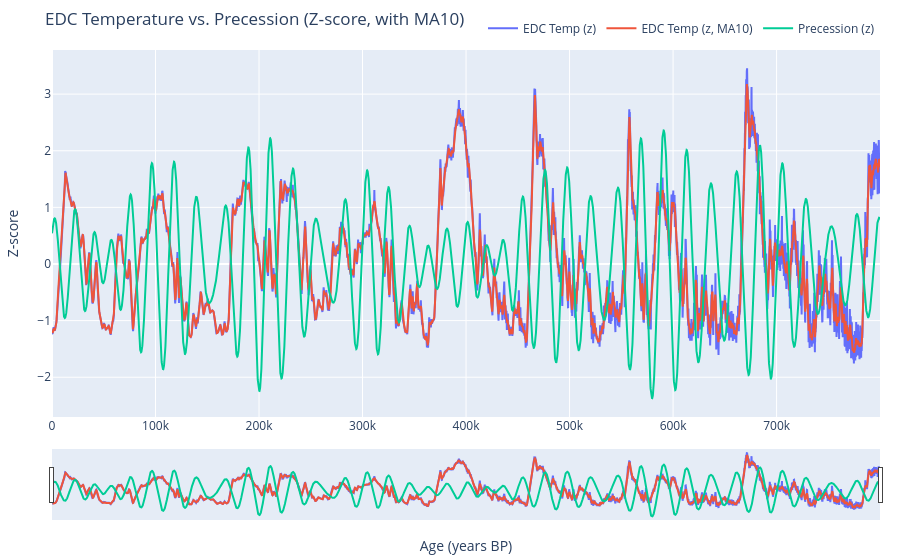

This figure's notebook cell:
### Markdown cell above
# Smooth the data

### Code cell
import pandas as pd
import plotly.graph_objects as go
from scipy.stats import zscore
import matplotlib.pyplot as plt
import numpy as np

# 1) Load the data
df_edc = pd.read_csv(r"D:\VScode\Inso_LGMR\icecore_data\edc_temp.csv")
df_pre = pd.read_csv(r"D:\VScode\Inso_LGMR\inso_data\pre_800.csv")

# 2) Compute z‑scores
df_edc['temp_z'] = zscore(df_edc['temp'])
df_pre['pre_z']  = zscore(df_pre['pre'])

# 3) Smooth the EDC temp with a 10‑point moving average
df_edc['temp_z_smooth'] = df_edc['temp_z'].rolling(window=10, center=True).mean()

# --- Plotly interactive figure ---
fig = go.Figure()

# raw z‑score
fig.add_trace(go.Scatter(
    x=df_edc['age'],
    y=df_edc['temp_z'],
    mode='lines',
    name='EDC Temp (z)',
    line=dict(width=2)
))

# smoothed
fig.add_trace(go.Scatter(
    x=df_edc['age'],
    y=df_edc['temp_z_smooth'],
    mode='lines',
    name='EDC Temp (z, MA10)',
    line=dict(width=2)
))

# precession
fig.add_trace(go.Scatter(
    x=df_pre['age'],
    y=df_pre['pre_z'],
    mode='lines',
    name='Precession (z)',
    line=dict(width=2)
))

fig.update_layout(
    title="EDC Temperature vs. Precession (Z‑score, with MA10)",
    xaxis_title="Age (years BP)",
    yaxis_title="Z‑score",
    hovermode="x unified",
    legend=dict(orientation="h", yanchor="bottom", y=1.02, xanchor="right", x=1),
    xaxis=dict(rangeslider=dict(visible=True), type="linear"),
    margin=dict(t=50, b=40, l=40, r=20)
)

fig.show()

# --- Static Matplotlib figure ---
plt.figure(figsize=(10, 2))
plt.plot(df_edc['age'], df_edc['temp_z'],           label='EDC Temp (z)',      alpha=0.6)
plt.plot(df_edc['age'], df_edc['temp_z_smooth'],    label='EDC Temp MA10 (z)', linewidth=2)
plt.plot(df_pre['age'], df_pre['pre_z'],            label='Precession (z)',    alpha=0.8)

plt.xlabel('Age (years)')
plt.ylabel('Z-score')
plt.legend()
plt.tight_layout()
plt.show()

### Figure 1 — Plotly figure (JSON) as saved in the notebook; plotly's stock layout.template omitted (floating-point values rounded to 4 significant figures; data arrays with more than 128 entries replaced by an {"elided": "..."} marker saying what was removed)
{"data": [{"line": {"width": 2}, "mode": "lines", "name": "EDC Temp (z)", "type": "scatter", "x": {"elided": "8000 int values"}, "y": {"elided": "8000 float values"}}, {"line": {"width": 2}, "mode": "lines", "name": "EDC Temp (z, MA10)", "type": "scatter", "x": {"elided": "8000 int values"}, "y": {"elided": "8000 float values"}}, {"line": {"width": 2}, "mode": "lines", "name": "Precession (z)", "type": "scatter", "x": {"elided": "8000 float values"}, "y": {"elided": "8000 float values"}}], "layout": {"hovermode": "x unified", "legend": {"orientation": "h", "x": 1, "xanchor": "right", "y": 1.02, "yanchor": "bottom"}, "margin": {"b": 40, "l": 40, "r": 20, "t": 50}, "title": {"text": "EDC Temperature vs. Precession (Z‑score, with MA10)"}, "xaxis": {"rangeslider": {"visible": true}, "title": {"text": "Age (years BP)"}, "type": "linear"}, "yaxis": {"title": {"text": "Z‑score"}}}}
